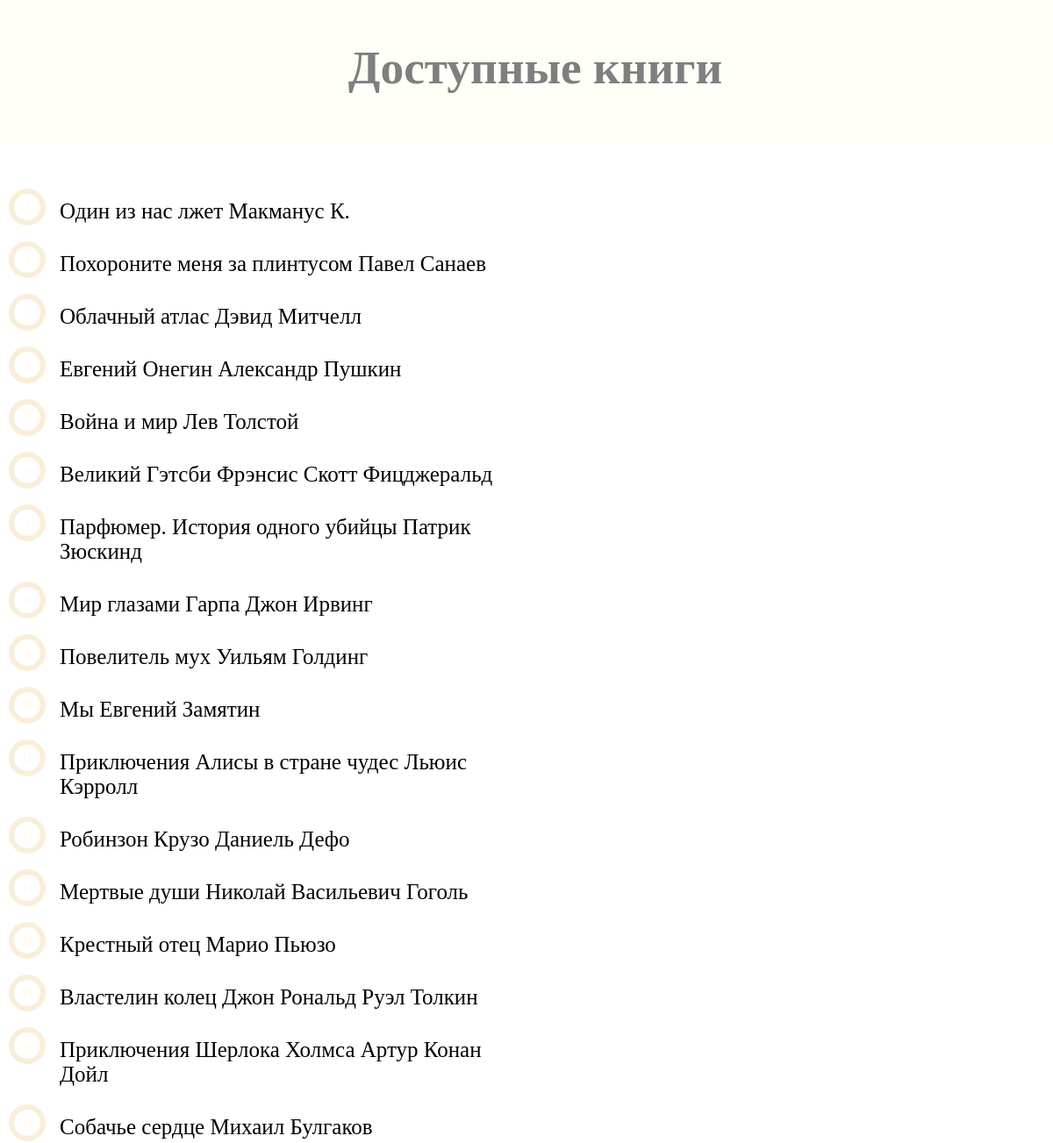
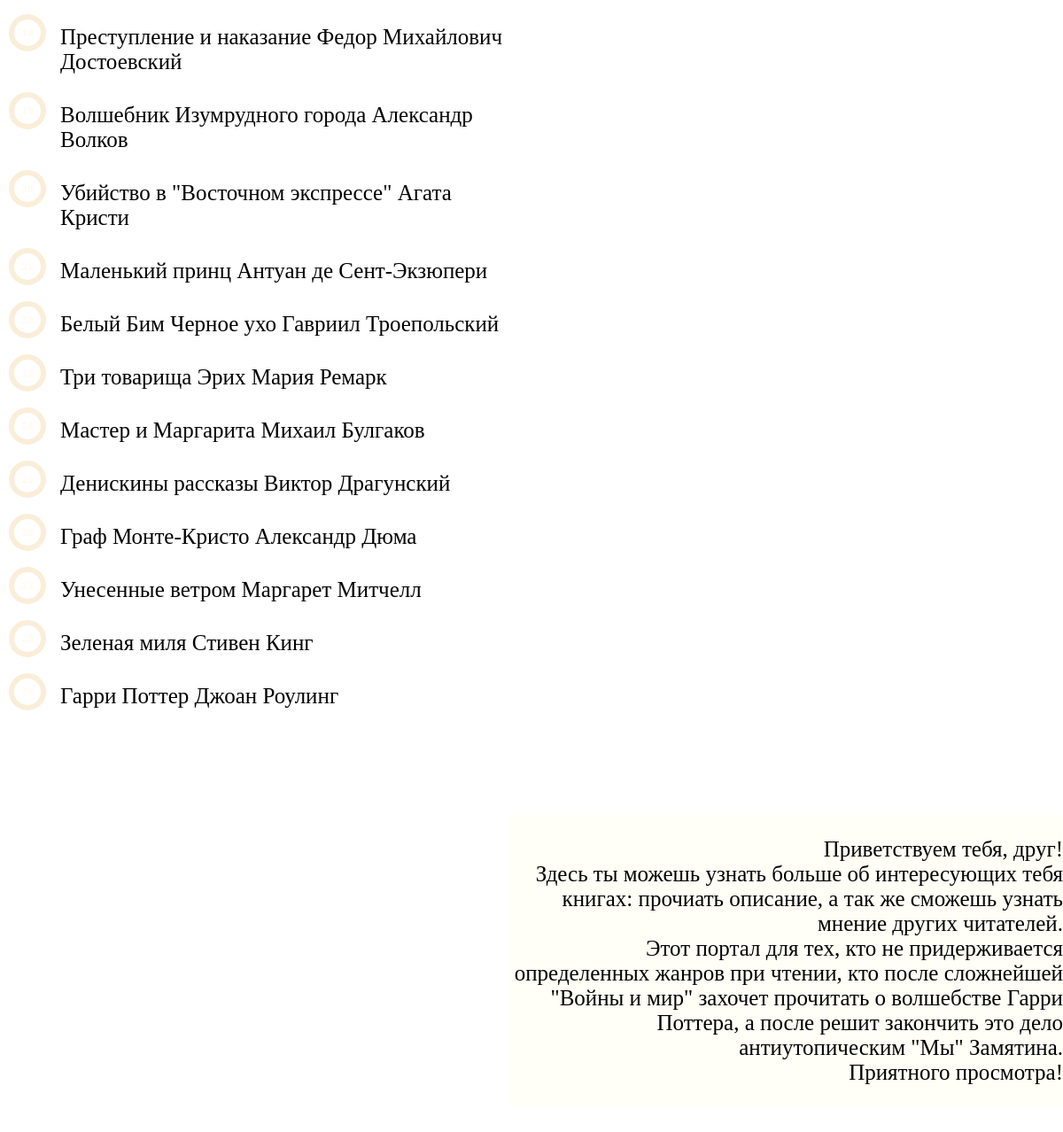
Page /bks/ on the committed database (2 pictures, top to bottom).
### bks/models.py (models this page shows, shortened)
class Book(models.Model):
    book_title=models.CharField(max_length=200)
    pub_date=models.DateTimeField('date published')
    book_description = models.CharField(max_length=1000)
    book_author = models.CharField(max_length=200)

### bks/views.py (the view)
# urls.py: path('', views.index, name='index'),
def index(request):
    latest_book_list = Book.objects.order_by('-pub_date')[:100]
    context = {'latest_book_list': latest_book_list}
    return render(request, 'bks/index.html', context)

### bks/templates/bks/index.html (shortened to what this page needs)
{% load staticfiles%}
<link rel="stylesheet" type="text/css" href="{% static 'bks/main3.css' %}" />
<div class="pageheader">
<h1> Доступные книги</h1>
</div>
<ul class="list4b">
    {% if latest_book_list %}
{% for book in latest_book_list %}
<li><a href="/bks/{{ book.id }}/">{{ book.book_title}} {{book.book_author}}</a></li>
{% endfor %}
{% else %}
<li>Нет доступных книг.</li>
{% endif %}
</ul>
<div class="layer">
<p align= "right"><font  face="Tahoma">
    Приветствуем тебя, друг!
    <br>
    Здесь ты можешь узнать больше об интересующих тебя книгах: прочиать
    описание, а так же сможешь узнать мнение других читателей.
    <br>
    Этот портал для тех, кто не придерживается определенных жанров при чтении, кто после сложнейшей "Войны и мир" захочет прочитать
    о волшебстве Гарри Поттера, а после решит закончить это дело антиутопическим "Мы" Замятина.
    <br>
    Приятного просмотра!
</p>
</div>

### bks/static/bks/main3.css (style rules this page uses)
.pageheader { background-color: #FFFFF0; margin-top: 0; padding:10px 10px 20px 30px; filter:alpha(opacity=60); -moz-opacity:0.5; opacity: 0.5; width:auto; }
.pageheader h1, .pageheader h1 a, .pageheader h1 a:visited, .pageheader h1 a:active { font-family: Georgia, serif; color: #000000; font-size: 40pt; text-decoration: none; text-align: center; }
h1,h2,h3 { line-height:1.2; text-align: center; }
.list4b { float: left; clear: right; width: 50%; margin: 50 auto; padding:0; list-style: none; counter-reset: li; }
.list4b li { position: relative; padding:12px 20px 20px 28px; margin-left: 40px; transition-duration: 0.3s; }
.list4b li:before { border: 6px solid transparent; line-height: 30px; position: absolute; top: 0; left:-30px; width:42px; text-align:center; font-size: 13px; font-weight: bold; color: #FFFAF0; counter-increment: li; content: counter(li); transition-duration: 0.3s; -webkit-box-sizing: border-box; -moz-box-sizing: border-box; box-sizing: border-box; }
.list4b li:after { position: absolute; top: 0; left: -30px; width: 42px; height: 42px; border: 6px solid #F5DEB3; border-radius: 50%; content: ''; opacity: 0.5; -webkit-box-sizing: border-box; -moz-box-sizing: border-box; box-sizing: border-box; }
a { color: #000000; font-family: 'Tahoma'; text-decoration: none; }
.layer { background: rgba(255, 255, 240, 0.5); float: right; width: 25em; max-width: 100%; min-height: 3em; text-align: right; margin: 50 auto; }

### rows in the picture
Book: book_title "Один из нас лжет", book_author "Макманус К."
Book: book_title "Похороните меня за плинтусом", book_author "Павел Санаев"
Book: book_title "Облачный атлас", book_author "Дэвид Митчелл"
Book: book_title "Евгений Онегин", book_author "Александр Пушкин"
Book: book_title "Война и мир", book_author "Лев Толстой"
Book: book_title "Великий Гэтсби", book_author "Фрэнсис Скотт Фицджеральд"
Book: book_title "Парфюмер. История одного убийцы", book_author "Патрик Зюскинд"
Book: book_title "Мир глазами Гарпа", book_author "Джон Ирвинг"
Book: book_title "Повелитель мух", book_author "Уильям Голдинг"
Book: book_title "Мы", book_author "Евгений Замятин"
Book: book_title "Приключения Алисы в стране чудес", book_author "Льюис Кэрролл"
Book: book_title "Робинзон Крузо", book_author "Даниель Дефо"
Book: book_title "Мертвые души", book_author "Николай Васильевич Гоголь"
Book: book_title "Крестный отец", book_author "Марио Пьюзо"
Book: book_title "Властелин колец", book_author "Джон Рональд Руэл Толкин"
Book: book_title "Приключения Шерлока Холмса", book_author "Артур Конан Дойл"
Book: book_title "Собачье сердце", book_author "Михаил Булгаков"
Book: book_title "Преступление и наказание", book_author "Федор Михайлович Достоевский"
Book: book_title "Волшебник Изумрудного города", book_author "Александр Волков"
Book: book_title "Убийство в \"Восточном экспрессе\"", book_author "Агата Кристи"
Book: book_title "Маленький принц", book_author "Антуан де Сент-Экзюпери"
Book: book_title "Белый Бим Черное ухо", book_author "Гавриил Троепольский"
Book: book_title "Три товарища", book_author "Эрих Мария Ремарк"
Book: book_title "Мастер и Маргарита", book_author "Михаил Булгаков"
Book: book_title "Денискины рассказы", book_author "Виктор Драгунский"
Book: book_title "Граф Монте-Кристо", book_author "Александр Дюма"
Book: book_title "Унесенные ветром", book_author "Маргарет Митчелл"
Book: book_title "Зеленая миля", book_author "Стивен Кинг"
Book: book_title "Гарри Поттер", book_author "Джоан Роулинг"
